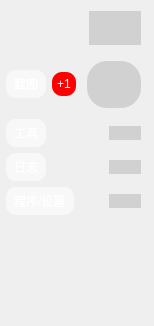
<?xml version="1.0" encoding="UTF-8"?>
<ui version="4.0">
 <class>body</class>
 <widget class="QFrame" name="body">
  <property name="enabled">
   <bool>true</bool>
  </property>
  <property name="geometry">
   <rect>
    <x>0</x>
    <y>0</y>
    <width>154</width>
    <height>326</height>
   </rect>
  </property>
  <property name="acceptDrops">
   <bool>false</bool>
  </property>
  <property name="windowTitle">
   <string>Ac</string>
  </property>
  <property name="styleSheet">
   <string notr="true">QPushButton{padding:0;margin:5;background:#20000000;border:none;border-radius:20px;box-shadow: 0 0 10px rgba(0,0,0,0.5)}

QLabel{color:white;background:#90FFFFFF; border-radius:10px;padding:5px}



</string>
  </property>
  <widget class="QWidget" name="verticalLayoutWidget">
   <property name="geometry">
    <rect>
     <x>0</x>
     <y>0</y>
     <width>152</width>
     <height>322</height>
    </rect>
   </property>
   <layout class="QVBoxLayout" name="verticalLayout">
    <property name="leftMargin">
     <number>6</number>
    </property>
    <property name="topMargin">
     <number>6</number>
    </property>
    <property name="rightMargin">
     <number>6</number>
    </property>
    <property name="bottomMargin">
     <number>6</number>
    </property>
    <item>
     <layout class="QHBoxLayout" name="horizontalLayout_3">
      <item>
       <spacer name="horizontalSpacer_7">
        <property name="orientation">
         <enum>Qt::Horizontal</enum>
        </property>
        <property name="sizeHint" stdset="0">
         <size>
          <width>40</width>
          <height>20</height>
         </size>
        </property>
       </spacer>
      </item>
      <item>
       <widget class="QPushButton" name="ico">
        <property name="styleSheet">
         <string notr="true">padding:10px</string>
        </property>
        <property name="text">
         <string/>
        </property>
        <property name="icon">
         <iconset>
          <normaloff>../img/logo.png</normaloff>../img/logo.png</iconset>
        </property>
        <property name="iconSize">
         <size>
          <width>40</width>
          <height>40</height>
         </size>
        </property>
       </widget>
      </item>
     </layout>
    </item>
    <item>
     <layout class="QHBoxLayout" name="horizontalLayout">
      <item>
       <widget class="QLabel" name="label_capture">
        <property name="sizePolicy">
         <sizepolicy hsizetype="Fixed" vsizetype="Fixed">
          <horstretch>0</horstretch>
          <verstretch>0</verstretch>
         </sizepolicy>
        </property>
        <property name="styleSheet">
         <string notr="true">border-radius:10px</string>
        </property>
        <property name="text">
         <string>截图</string>
        </property>
       </widget>
      </item>
      <item>
       <spacer name="horizontalSpacer_5">
        <property name="orientation">
         <enum>Qt::Horizontal</enum>
        </property>
        <property name="sizeHint" stdset="0">
         <size>
          <width>40</width>
          <height>20</height>
         </size>
        </property>
       </spacer>
      </item>
      <item>
       <widget class="QLabel" name="label_cap_num">
        <property name="sizePolicy">
         <sizepolicy hsizetype="Fixed" vsizetype="Fixed">
          <horstretch>0</horstretch>
          <verstretch>0</verstretch>
         </sizepolicy>
        </property>
        <property name="styleSheet">
         <string notr="true">background:red</string>
        </property>
        <property name="text">
         <string>+1</string>
        </property>
        <property name="alignment">
         <set>Qt::AlignCenter</set>
        </property>
       </widget>
      </item>
      <item>
       <widget class="QPushButton" name="capture">
        <property name="enabled">
         <bool>true</bool>
        </property>
        <property name="font">
         <font>
          <pointsize>31</pointsize>
         </font>
        </property>
        <property name="styleSheet">
         <string notr="true"/>
        </property>
        <property name="text">
         <string/>
        </property>
        <property name="icon">
         <iconset>
          <normaloff>../img/ico_capture.png</normaloff>../img/ico_capture.png</iconset>
        </property>
        <property name="iconSize">
         <size>
          <width>40</width>
          <height>40</height>
         </size>
        </property>
        <property name="flat">
         <bool>false</bool>
        </property>
       </widget>
      </item>
     </layout>
    </item>
    <item>
     <layout class="QHBoxLayout" name="horizontalLayout_4">
      <item>
       <widget class="QLabel" name="label_tools">
        <property name="sizePolicy">
         <sizepolicy hsizetype="Fixed" vsizetype="Fixed">
          <horstretch>0</horstretch>
          <verstretch>0</verstretch>
         </sizepolicy>
        </property>
        <property name="text">
         <string>工具</string>
        </property>
       </widget>
      </item>
      <item>
       <spacer name="horizontalSpacer_4">
        <property name="orientation">
         <enum>Qt::Horizontal</enum>
        </property>
        <property name="sizeHint" stdset="0">
         <size>
          <width>40</width>
          <height>20</height>
         </size>
        </property>
       </spacer>
      </item>
      <item>
       <widget class="QPushButton" name="tools">
        <property name="text">
         <string/>
        </property>
        <property name="icon">
         <iconset>
          <normaloff>../img/ico_tool.png</normaloff>../img/ico_tool.png</iconset>
        </property>
        <property name="iconSize">
         <size>
          <width>40</width>
          <height>40</height>
         </size>
        </property>
       </widget>
      </item>
     </layout>
    </item>
    <item>
     <layout class="QHBoxLayout" name="horizontalLayout_5">
      <item>
       <widget class="QLabel" name="label_logs">
        <property name="sizePolicy">
         <sizepolicy hsizetype="Fixed" vsizetype="Fixed">
          <horstretch>0</horstretch>
          <verstretch>0</verstretch>
         </sizepolicy>
        </property>
        <property name="text">
         <string>日志</string>
        </property>
       </widget>
      </item>
      <item>
       <spacer name="horizontalSpacer_2">
        <property name="orientation">
         <enum>Qt::Horizontal</enum>
        </property>
        <property name="sizeHint" stdset="0">
         <size>
          <width>40</width>
          <height>20</height>
         </size>
        </property>
       </spacer>
      </item>
      <item>
       <widget class="QPushButton" name="logs">
        <property name="layoutDirection">
         <enum>Qt::RightToLeft</enum>
        </property>
        <property name="text">
         <string/>
        </property>
        <property name="icon">
         <iconset>
          <normaloff>../img/ico_log.png</normaloff>../img/ico_log.png</iconset>
        </property>
        <property name="iconSize">
         <size>
          <width>40</width>
          <height>40</height>
         </size>
        </property>
       </widget>
      </item>
     </layout>
    </item>
    <item>
     <layout class="QHBoxLayout" name="horizontalLayout_7">
      <item>
       <widget class="QLabel" name="label_app">
        <property name="sizePolicy">
         <sizepolicy hsizetype="Fixed" vsizetype="Fixed">
          <horstretch>0</horstretch>
          <verstretch>0</verstretch>
         </sizepolicy>
        </property>
        <property name="text">
         <string>程序/设置</string>
        </property>
       </widget>
      </item>
      <item>
       <spacer name="horizontalSpacer_3">
        <property name="orientation">
         <enum>Qt::Horizontal</enum>
        </property>
        <property name="sizeHint" stdset="0">
         <size>
          <width>40</width>
          <height>20</height>
         </size>
        </property>
       </spacer>
      </item>
      <item>
       <widget class="QPushButton" name="app">
        <property name="layoutDirection">
         <enum>Qt::RightToLeft</enum>
        </property>
        <property name="autoFillBackground">
         <bool>false</bool>
        </property>
        <property name="text">
         <string/>
        </property>
        <property name="icon">
         <iconset>
          <normaloff>../img/ico_app.png</normaloff>../img/ico_app.png</iconset>
        </property>
        <property name="iconSize">
         <size>
          <width>40</width>
          <height>40</height>
         </size>
        </property>
        <property name="autoRepeat">
         <bool>false</bool>
        </property>
        <property name="autoExclusive">
         <bool>false</bool>
        </property>
        <property name="autoRepeatInterval">
         <number>100</number>
        </property>
        <property name="autoDefault">
         <bool>false</bool>
        </property>
        <property name="default">
         <bool>false</bool>
        </property>
        <property name="flat">
         <bool>false</bool>
        </property>
       </widget>
      </item>
     </layout>
    </item>
    <item>
     <spacer name="verticalSpacer">
      <property name="orientation">
       <enum>Qt::Vertical</enum>
      </property>
      <property name="sizeHint" stdset="0">
       <size>
        <width>20</width>
        <height>40</height>
       </size>
      </property>
     </spacer>
    </item>
   </layout>
  </widget>
 </widget>
 <resources/>
 <connections/>
</ui>
